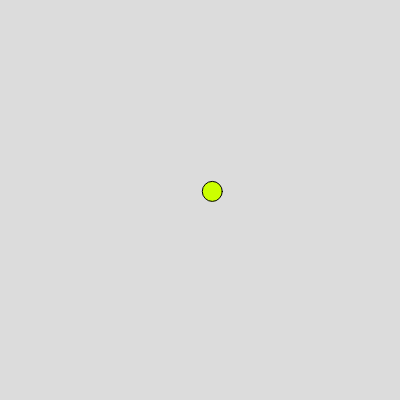
Frame 1 (no input)
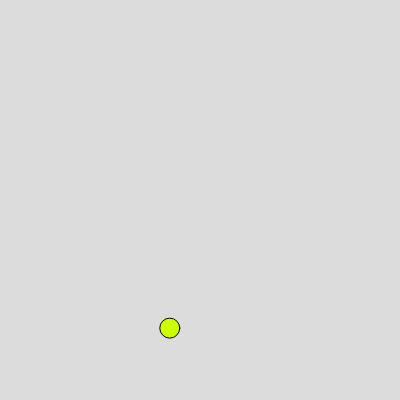
Frame 60 (no input)
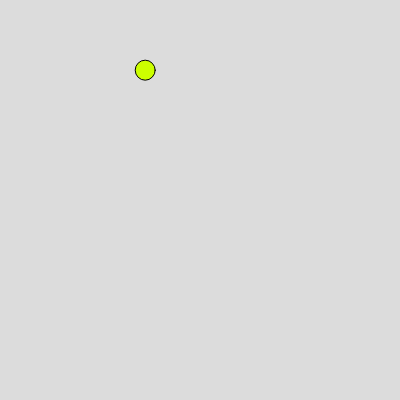
Frame 120 (the mouse pressed at the canvas centre since frame 60)

The p5.js sketch that drew these frames (run headless with seeded random() and noise() and a simulated clock; from frame 60 on, the mouse is pressed at the canvas centre):

// p5.js sketch
// ── sketch.js
let ball;


function setup() {
  createCanvas(400, 400); 
  ball = new Walker();
}


function draw() {
  background(220, 500);
  ball.move();
  ball.hitWall();
  ball.show();
}

function circle2(posVector, d) {
  circle(posVector.x, posVector.y, d);
}

function mouseClicked() {
  ball.diz += 0.2;
}

// ── Walker.js
class Walker {
  
  constructor() {
    this.pos = createVector(width/2, height/2);
    this.vel = p5.Vector.random2D();
  	this.w = 20;
    this.diz = 15;


  }
  
  move() {
    // 새로운 속도 만들기
    // this.vel = createVector(random..., random..)
    // this.vel = createVector(random(-10, 10), random(-10, 10));
    this.pos.x += this.vel.x * this.diz;
    this.pos.y += this.vel.y * this.diz;
  }
    
    // 새 위치(벡터) = 이전 위치(벡터) + 속도(벡터)
    // this.pos = this.pos + this.vel;
  //   this.pos.add(this.vel);
  //   this.pos.add(v2);
  // }

  
hitWall() {
  let r = this.w / 2;

  // 오른쪽 벽
  if (this.pos.x > width - r) {
    this.pos.x = width - r;
    if (this.vel.x > 0) {
      this.vel.x *= -1;
    }
  }

  // 왼쪽 벽
  if (this.pos.x < r) {
    this.pos.x = r;
    if (this.vel.x < 0) {
      this.vel.x *= -1;
    }
  }

  // 아래쪽 벽
  if (this.pos.y > height - r) {
    this.pos.y = height - r;
    if (this.vel.y > 0) {
      this.vel.y *= -1;
    }
  }

  // 위쪽 벽
  if (this.pos.y < r) {
    this.pos.y = r;
    if (this.vel.y < 0) {
      this.vel.y *= -1;
    }
  }
}

    

  
  show() {
    // circle(this.pos.x, this.pos.y, this.w);
    // point(this.pos.x, this.pos.y);
    // point(this.pos);
    fill(204, 255, 0);
    circle2(this.pos, this.w);
  }
}
